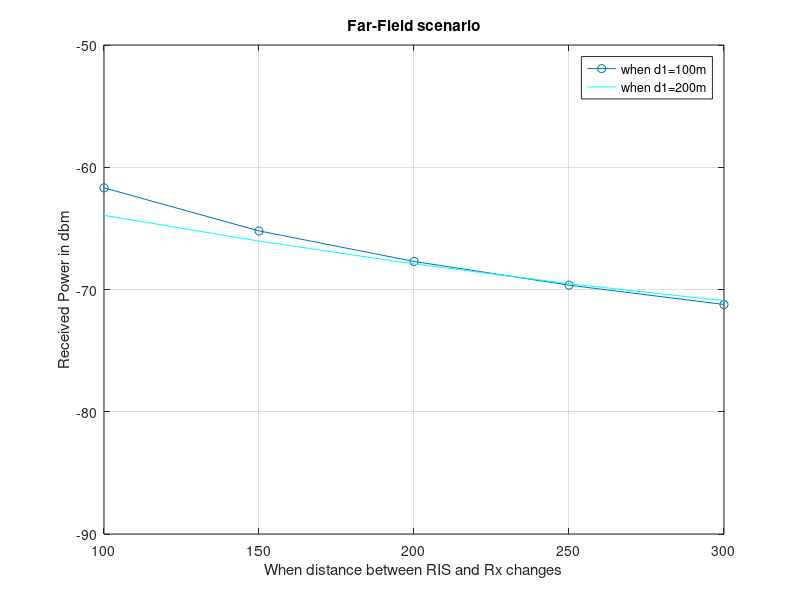
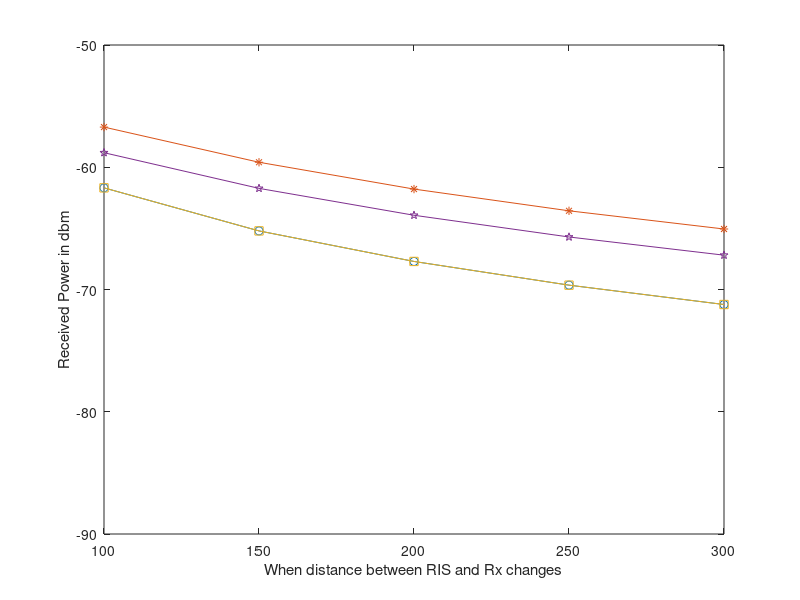

Here is the MATLAB script that generated these plots, in order: (Note: this script raises an error after producing the figures.)
%checking results
%%far-field formula 5b 
clear all;clc;
warning("off")
Gt=125;
Gr=125;
G=1;
Pt=0.01;
M=102;
N=100;
dx=0.01;
dy=0.01;
theta_t=pi/4;
theta_r=pi/4;
phi_t=pi;
phi_r=0;
f=10.5e12;
lambda=0.0286;
lambda_square=(0.0286)^2;
F_theta_t=cos(theta_t)^3;
F_theta_r=cos(theta_r)^3;
A_square=0.9^2;
d1=[100 200];%100:100:400;
d2=100:50:300;

%New params
dl = 100;
ht = 2;%5;%2;
hr = 3;%5;
h = 10;%20;
phi = 0;%pi/2;
shadow_dl = 0.1;


for i=1:length(d1)
    d_far=d1(i);
    Pr = Pt * (Gt * Gr * G * M^2 * N^2 * dx * dy * lambda^2 * F_theta_t *F_theta_r * A_square) ./ (64 * pi^3 * d_far.^2 * d2.^2)* abs((sinc((M * pi / lambda) * (sin(theta_t) * cos(phi_t) + sin(theta_r) * cos(phi_r)) * dx) / sinc((pi / lambda) * (sin(theta_t) * cos(phi_t) + sin(theta_r) * cos(phi_r)) * dx)))^2 * abs((sinc((N * pi / lambda) * (sin(theta_t) * sin(phi_t) + sin(theta_r) * sin(phi_r)) * dy) / sinc((pi / lambda) * (sin(theta_t) * sin(phi_t) + sin(theta_r) * sin(phi_r)) * dy)))^2;
    dbw_power=10*log10(Pr/0.001);

    d = 10 * (2 * h - ht - hr);
    dl = sqrt(d_far.^2 + d2.^2 + 2 .* d_far .* d2 .* cos(theta_t+theta_r));
% %     dl = sqrt((ht - hr)^2 + d^2);
    Pr_dl = sqrt(Gt * Gr) * shadow_dl./ dl;

    Pr_dl_1 = Pt * Gt * Gr * lambda * lambda * shadow_dl * shadow_dl./ (16*pi*pi*(dl).^(2)) ;
    Pr_dl_dB = 10*log10(Pr_dl_1/0.001);%+85

    Pr_ris_fact_2 = (sinc((M * pi / lambda) * (sin(theta_t) * cos(phi_t) + sin(theta_r) * cos(phi_r)) * dx) / sinc((pi / lambda) * (sin(theta_t) * cos(phi_t) + sin(theta_r) * cos(phi_r)) * dx));
    Pr_ris_fact_3 = (sinc((N * pi / lambda) * (sin(theta_t) * sin(phi_t) + sin(theta_r) * sin(phi_r)) * dy) / sinc((pi / lambda) * (sin(theta_t) * sin(phi_t) + sin(theta_r) * sin(phi_r)) * dy));
    Pr_ris_fact_1 = M * N * sqrt(A_square * Gt * Gr * G * F_theta_t * F_theta_r * dx * dy) * exp(1j*phi) ./ (2 * sqrt(pi) * d_far * d2);
% %     Pr_ris_fact_4 = 1-(1j * 4 * pi / (lambda * d)) * (h * h - h * ht - h * hr + ht * hr);
% %     Pr_ris_fact_4 = exp(-1j * (2 * pi / lambda) * (d_far + d2 - dl));
    d_est = 5*(2*h-ht-hr);%sqrt(dl.^2 - (ht-hr).^2);
    Pr_h =  exp(-1j * (2 * pi / lambda) * (2./d_est) * (h * h - h * ht - h * hr + ht * hr));
    Pr_ris_fact_4 = exp(-1j * (2 * pi / lambda) * (2./d_est) * (h * h - h * ht - h * hr + ht * hr));
    Pr_ris = Pt * (lambda^2 / (16 * pi^2)) .* abs(Pr_ris_fact_1 .* Pr_ris_fact_2 .* Pr_ris_fact_3).^2;
    Pr_dl_ris = Pt * (lambda^2 / (16 * pi^2)) .* abs(Pr_dl + (Pr_ris_fact_1 .* Pr_ris_fact_2 .* Pr_ris_fact_3)).^2;
    Pr_ris_h = Pt * (lambda^2 / (16 * pi^2)) .* abs(Pr_ris_fact_1 .* Pr_ris_fact_2 .* Pr_ris_fact_3 .* Pr_ris_fact_4).^2;
    Pr_dl_ris_h = Pt * (lambda^2 / (16 * pi^2)) .* abs(Pr_dl + (Pr_ris_fact_1 .* Pr_ris_fact_2 .* Pr_ris_fact_3 .* Pr_ris_fact_4)).^2;
    dbw_power_1=10*log10(Pr_ris/0.001);
    dbw_power_2=10*log10(Pr_dl_ris/0.001);
    dbw_power_3=10*log10(Pr_ris_h/0.001);
    dbw_power_4=10*log10(Pr_dl_ris_h/0.001);

    figure %(1)
    plot(d2,dbw_power,"Marker","o");
    hold all;
    hold on
    plot(d2,Pr_dl_dB,'-c');
    ylim([-90 -50]);
    ylabel("Received Power in dbm");
    xlabel("When distance between RIS and Rx changes");
    title("Far-Field scenario");
    legend("when d1=100m","when d1=200m","when d1=300m","when d1=400m","Location","best");
    grid on

    figure %(3)
    plot(d2,dbw_power_1,"Marker","o");
    hold all;
    plot(d2,dbw_power_2,"Marker","*");
    plot(d2,dbw_power_3,"Marker","square");
    plot(d2,dbw_power_4,"Marker","pentagram");
    ylim([-90 -50]);
    ylabel("Received Power in dbm");
    xlabel("When distance between RIS and Rx changes");
    title("Far-Field scenario",h);
    legend("when d1=100m","when d1=100m","when d1=200m","when d1=200m","when d1=300m","when d1=300m","when d1=400m","when d1=400m","Location","best");
    grid on

end
%near-field bradcasing case
% % figure (12)
% % d1_near=1:1.5:4;
% % d2_near=20:20:200;
% % for i=1:length(d1_near)
% %     d1=d1_near(i);
% %     Ar=(Gr*lambda_square)/(4*pi);
% %     P_near_received=(Gt * Ar * A_square) ./ (4 * pi * ((d1 + d2_near).^2)) * Pt;
% %     plot(d2_near,10*log10(P_near_received/0.001),"Marker","*");
% %     ylabel("Received Power in dbm");
% %     xlabel("When distance between RIS and Rx changes");
% %     title("Near-Field scenario");
% %     legend("when d1=1m","when d1=2.5m","when d1=4m","Location","best");
% %     hold all;
% %     grid on;
% % end
